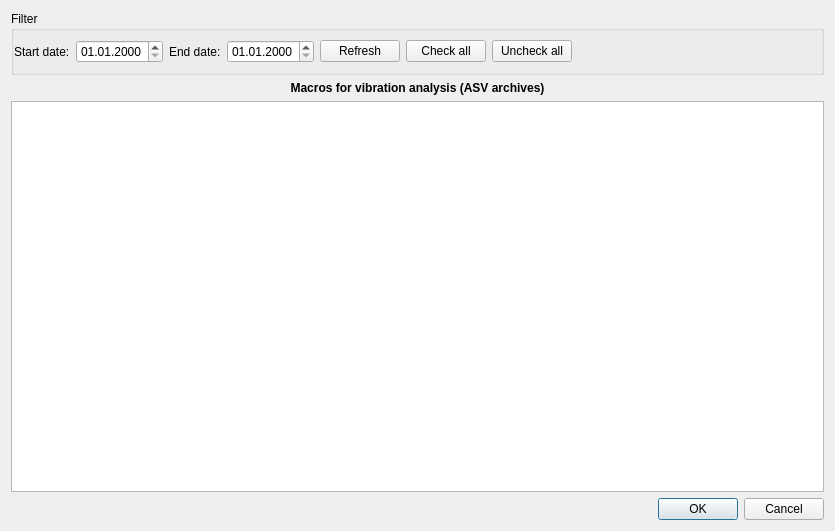
<?xml version="1.0" encoding="UTF-8"?>
<ui version="4.0">
 <class>RunMacroDlg</class>
 <widget class="QDialog" name="RunMacroDlg">
  <property name="geometry">
   <rect>
    <x>0</x>
    <y>0</y>
    <width>835</width>
    <height>531</height>
   </rect>
  </property>
  <property name="windowTitle">
   <string>Macros Launcher</string>
  </property>
  <property name="locale">
   <locale language="English" country="UnitedStates"/>
  </property>
  <layout class="QVBoxLayout" name="verticalLayout">
   <item>
    <widget class="QGroupBox" name="gbFilter">
     <property name="locale">
      <locale language="English" country="UnitedStates"/>
     </property>
     <property name="title">
      <string>Filter</string>
     </property>
     <property name="flat">
      <bool>false</bool>
     </property>
     <layout class="QHBoxLayout" name="horizontalLayout_2">
      <property name="leftMargin">
       <number>0</number>
      </property>
      <property name="rightMargin">
       <number>0</number>
      </property>
      <item>
       <layout class="QFormLayout" name="formLayout">
        <item row="0" column="0">
         <widget class="QLabel" name="label">
          <property name="locale">
           <locale language="English" country="UnitedStates"/>
          </property>
          <property name="text">
           <string>Start date:</string>
          </property>
         </widget>
        </item>
        <item row="0" column="1">
         <widget class="QDateEdit" name="deStart">
          <property name="locale">
           <locale language="English" country="UnitedStates"/>
          </property>
          <property name="displayFormat">
           <string>dd.MM.yyyy</string>
          </property>
          <property name="date">
           <date>
            <year>2000</year>
            <month>1</month>
            <day>1</day>
           </date>
          </property>
         </widget>
        </item>
       </layout>
      </item>
      <item>
       <layout class="QFormLayout" name="formLayout_2">
        <item row="0" column="0">
         <widget class="QLabel" name="label_2">
          <property name="locale">
           <locale language="English" country="UnitedStates"/>
          </property>
          <property name="text">
           <string>End date:</string>
          </property>
         </widget>
        </item>
        <item row="0" column="1">
         <widget class="QDateEdit" name="deEnd">
          <property name="locale">
           <locale language="English" country="UnitedStates"/>
          </property>
          <property name="displayFormat">
           <string>dd.MM.yyyy</string>
          </property>
         </widget>
        </item>
       </layout>
      </item>
      <item>
       <widget class="QPushButton" name="pbUpdate">
        <property name="locale">
         <locale language="English" country="UnitedStates"/>
        </property>
        <property name="text">
         <string>Refresh</string>
        </property>
       </widget>
      </item>
      <item>
       <widget class="QPushButton" name="pbCheckAll">
        <property name="locale">
         <locale language="English" country="UnitedStates"/>
        </property>
        <property name="text">
         <string>Check all</string>
        </property>
       </widget>
      </item>
      <item>
       <widget class="QPushButton" name="pbUncheckAll">
        <property name="locale">
         <locale language="English" country="UnitedStates"/>
        </property>
        <property name="text">
         <string>Uncheck all</string>
        </property>
       </widget>
      </item>
      <item>
       <spacer name="horizontalSpacer">
        <property name="locale">
         <locale language="English" country="UnitedStates"/>
        </property>
        <property name="orientation">
         <enum>Qt::Horizontal</enum>
        </property>
        <property name="sizeHint" stdset="0">
         <size>
          <width>40</width>
          <height>20</height>
         </size>
        </property>
       </spacer>
      </item>
     </layout>
    </widget>
   </item>
   <item>
    <widget class="QLabel" name="label_3">
     <property name="font">
      <font>
       <weight>75</weight>
       <bold>true</bold>
      </font>
     </property>
     <property name="locale">
      <locale language="English" country="UnitedStates"/>
     </property>
     <property name="text">
      <string>Macros for vibration analysis (ASV archives)</string>
     </property>
     <property name="alignment">
      <set>Qt::AlignCenter</set>
     </property>
    </widget>
   </item>
   <item>
    <widget class="QTableView" name="asvTableView">
     <property name="locale">
      <locale language="English" country="UnitedStates"/>
     </property>
     <property name="editTriggers">
      <set>QAbstractItemView::NoEditTriggers</set>
     </property>
    </widget>
   </item>
   <item>
    <widget class="QDialogButtonBox" name="buttonBox">
     <property name="locale">
      <locale language="English" country="UnitedStates"/>
     </property>
     <property name="orientation">
      <enum>Qt::Horizontal</enum>
     </property>
     <property name="standardButtons">
      <set>QDialogButtonBox::Cancel|QDialogButtonBox::Ok</set>
     </property>
    </widget>
   </item>
  </layout>
 </widget>
 <resources/>
 <connections>
  <connection>
   <sender>buttonBox</sender>
   <signal>accepted()</signal>
   <receiver>RunMacroDlg</receiver>
   <slot>accept()</slot>
   <hints>
    <hint type="sourcelabel">
     <x>248</x>
     <y>254</y>
    </hint>
    <hint type="destinationlabel">
     <x>157</x>
     <y>274</y>
    </hint>
   </hints>
  </connection>
  <connection>
   <sender>buttonBox</sender>
   <signal>rejected()</signal>
   <receiver>RunMacroDlg</receiver>
   <slot>reject()</slot>
   <hints>
    <hint type="sourcelabel">
     <x>316</x>
     <y>260</y>
    </hint>
    <hint type="destinationlabel">
     <x>286</x>
     <y>274</y>
    </hint>
   </hints>
  </connection>
 </connections>
</ui>
